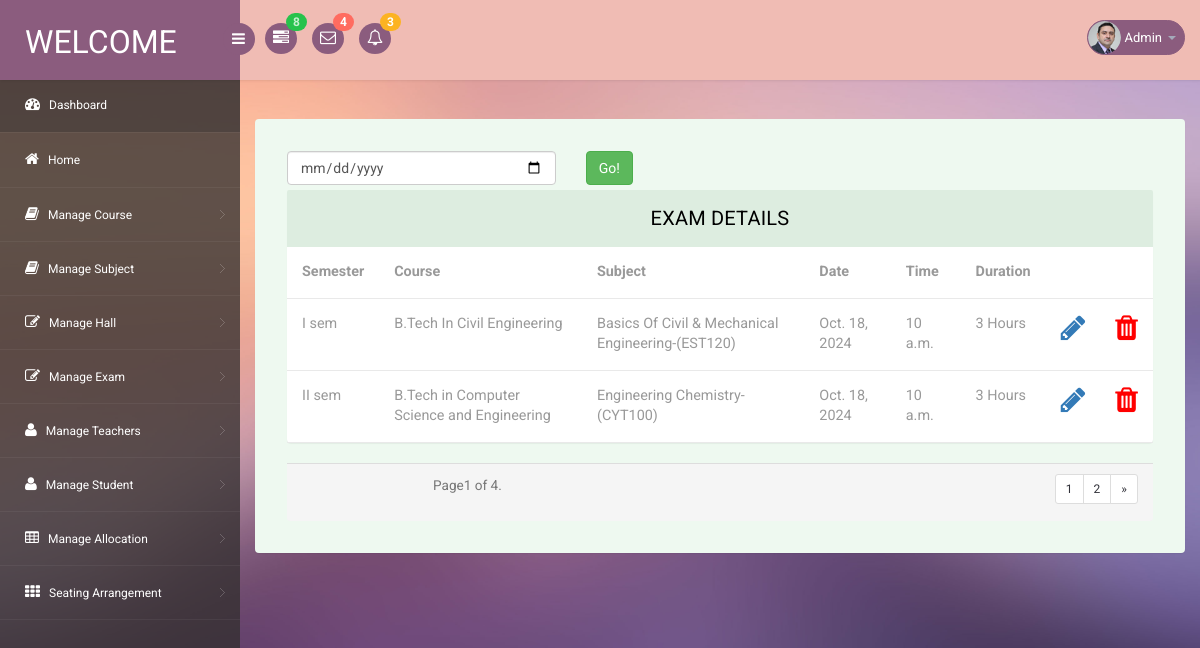
/adminhome/exam_management, run on the app's committed database.
### Site_admin/models.py (models this page shows)
class Exam(models.Model):
    subject=models.ForeignKey(Subject,on_delete=models.CASCADE)
    Date=models.ForeignKey(Exam_date,on_delete=models.CASCADE)
    Time=models.TimeField()
    Duration=models.CharField(max_length=20)
    Semester=models.CharField(max_length=20)

class Subject(models.Model):
    courseid=models.ForeignKey(Course,on_delete=models.CASCADE)
    subject=models.CharField(max_length=20)

class Course(models.Model):
    course=models.CharField(max_length=20)

class Exam_date(models.Model):
    Date_of_exam=models.DateField()

### Site_admin/views.py (the view)
# urls.py: path('exam_management',views.exam_management,name="exam_management"),
def exam_management(request):
    exam=Exam.objects.all()
    p=Paginator(exam,2)
    page_number=request.GET.get('page')
    page_obj=p.get_page(page_number)
    return render(request,'admin/exam_management.html',{'ex':page_obj})

### template/admin/exam_management.html (shortened to what this page needs)
{% extends 'admin/adminbase.html' %}
{% block content %}
<div class="table-agile-info">
  <div class="row">
    <form action="{% url 'getExam_date' %}" method="get">
      <div class="col-md-4">
        <input type="date" name="search_date" class="form-control">
      </div>
      <div class="col-md-2">
        <button class="btn btn-success" type="submit">Go!</button>
      </div>
    </form>
  </div>
  <div class="panel panel-default" style="margin-top: 5px;">
    <div class="panel-heading">
      Exam Details
    </div>
    <div>
      <table class="table" ui-jq="footable" ui-options='{
           "paging": {
             "enabled": true
           },
           "filtering": {
             "enabled": true
           },
           "sorting": {
             "enabled": true
           }}'>
        <thead>
          <tr>
            <th data-breakpoints="xs">Semester</th>
            <th>Course</th>
            <th>Subject</th>
            <th>Date</th>
            <th>Time</th>
            <th>Duration</th>
            <th></th>
            <th></th>
          </tr>
        </thead>
        <tbody>
          {% if ex %}
          {% for e in ex %}
          <tr data-expanded="true">
            <td>{{e.Semester}}</td>
            <td>{{e.subject.courseid.course}}</td>
            <td>{{e.subject.subject}}</td>
            <td>{{e.Date.Date_of_exam}}</td>
            <td>{{e.Time}}</td>
            <td>{{e.Duration}}</td>
            <td><a href="{% url 'edit_exam' e.id %}"><i class="fa fa-pencil" style="font-size: 2em;"></i></a></td>
            <td><a href="{% url 'delete_exam' e.id %}"
                onclick="return confirm('Are you sure to delete this record?')"><i class="fa fa-trash"
                  style="font-size: 2em;color: red;"></i></a></td>
          </tr>
          {% endfor %}
          {% else %}
          <tr>
            <td colspan="7" style="text-align: center;">Exam details is empty</td>
          </tr>
          {% endif %}
        </tbody>
      </table>
    </div>
  </div>
  <footer class="panel-footer">
    <div class="row">
      <div class="col-sm-5 text-center">
        <small class="text-muted inline m-t-sm m-b-sm">
          Page{{ex.number}} of {{ex.paginator.num_pages }}.
        </small>
      </div>
      <div class="col-sm-7 text-right text-center-xs">
        <ul class="pagination pagination-sm m-t-none m-b-none">
          {% for num in ex.paginator.page_range %}
          {% if ex.number == num %}
          <li><a href="" class="active">{{ num }}</a></li>
          {% elif num > ex.number|add:-5 and ex < ex.number|add:5 %} <a href="?page={{ num }}">{{ num }}</a>
            {% endif %}
            {% endfor %}
            {% if ex.has_next %}
            <li> <a href="?page={{ ex.next_page_number }}">{{ ex.next_page_number }}</a></li>
            <li><a href="?page={{ ex.paginator.num_pages }}"> &raquo;</a></li>
            {% endif %}
        </ul>
      </div>
    </div>
  </footer>
</div>
</div>
{% endblock %}

### static/web/css/style.css (style rules this page uses)
ul, ol { margin: 0; }
html, body { font-family: 'Roboto', sans-serif; font-size: 100%; overflow-x: hidden; background: url(../images/bg.jpg) no-repeat 0px 0px; background-size:cover; }
ul,label { margin:0; padding:0; }
.panel-heading { position: relative; height: 57px; line-height: 57px; letter-spacing: 0.2px; color: #000; font-size: 18px; font-weight: 400; padding: 0 16px; background:#ddede0; border-top-right-radius: 2px; border-top-left-radius: 2px; text-transform: uppercase; text-align: center; }
.panel { border: none ! important; }
.table>thead>tr>th { border-bottom: 1px solid #e1ab91 ! important; }
.table>tbody>tr>td, .table>tbody>tr>th, .table>tfoot>tr>td, .table>tfoot>tr>th, .table>thead>tr>td, .table>thead>tr>th { border-bottom: 1px solid #e9e9e9 ! important; }
.table > thead > tr > th, .table > tbody > tr > th, .table > tfoot > tr > th, .table > thead > tr > td, .table > tbody > tr > td, .table > tfoot > tr > td { border-top: none !important; }
.table td, .table>tbody>tr>td, .table>tbody>tr>th, .table>tfoot>tr>td, .table>tfoot>tr>th, .table>thead>tr>td, .table>thead>tr>th { padding: 15px!important; }
.table > thead > tr > th, .table > tbody > tr > th, .table > tfoot > tr > th, .table > thead > tr > td, .table > tbody > tr > td, .table > tfoot > tr > td { font-size: 0.9em; color: #999; border-top: none !important; }
.table-agile-info { background: #eef9f0; padding: 2em; border-radius: 4px; -webkit-box-shadow: 0 1px 1px rgba(0,0,0,.05); box-shadow: 0 1px 1px rgba(0,0,0,.05); }
.panel-default>.panel-heading { color: #000000 ! important; background-color: #ddede0 ! important; border-color: #ddede0 ! important; font-size: 20px; }
.inline { display: inline-block !important; }
.pagination li a { color: #32323a; }
.pagination { margin: 0 !important; }

### data on the page
Exam: Semester "I sem", subject.courseid.course "B.Tech In Civil Engineering", subject.subject "Basics Of Civil & Mechanical Engineering-(EST120)", Date.Date_of_exam "Oct. 18, 2024", Time "10 a.m.", Duration "3 Hours"
Exam: Semester "II sem", subject.courseid.course "B.Tech in Computer Science and Engineering", subject.subject "Engineering Chemistry-(CYT100)", Date.Date_of_exam "Oct. 18, 2024", Time "10 a.m.", Duration "3 Hours"

### other printed values
{{ ex.number }} "1"
{{ ex.paginator.num_pages }} "4"
{{ num }} "1"
{{ ex.next_page_number }} "2"
